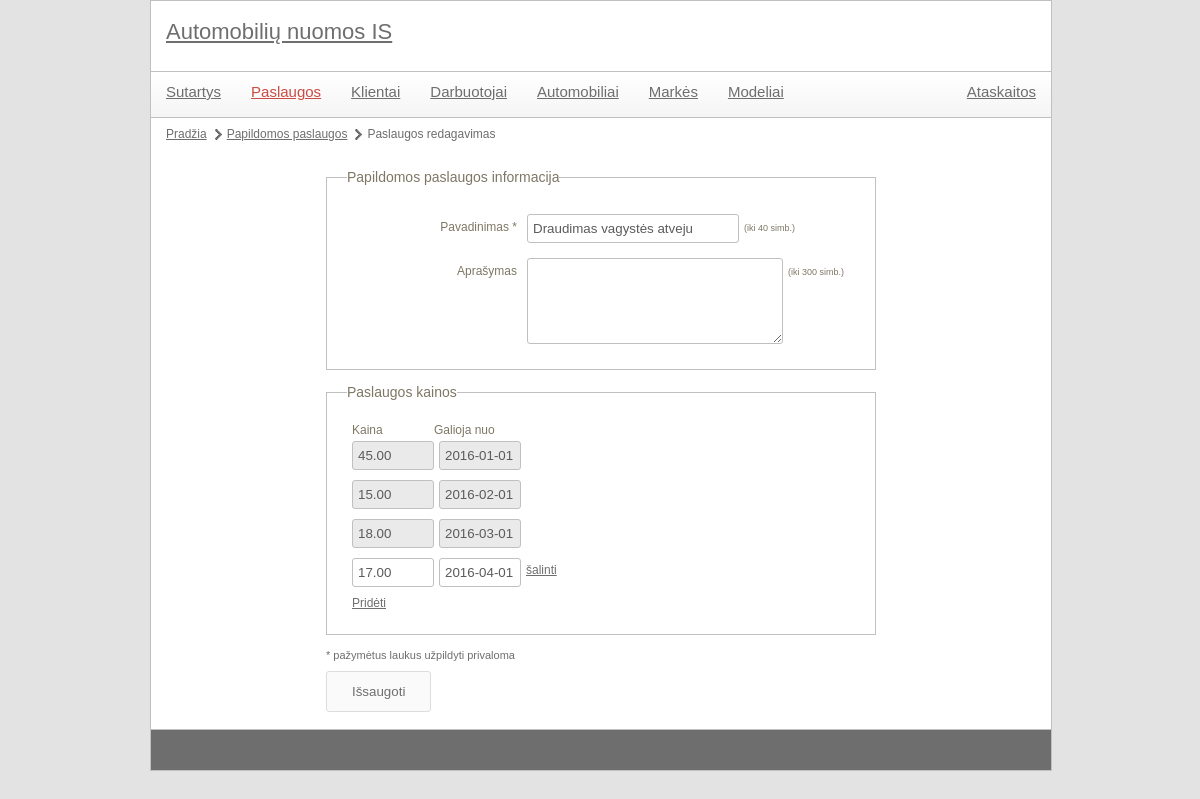
Screenshot of /autonuoma/index.php?module=service&action=edit&id=1 with the database file from the repository.
### tables this page shows
CREATE TABLE `pavyzdys_paslaugos` (
  `id` int(11) NOT NULL,
  `pavadinimas` varchar(40) NOT NULL,
  `aprasymas` varchar(300) DEFAULT NULL
);

CREATE TABLE `pavyzdys_paslaugu_kainos` (
  `fk_paslauga` int(11) NOT NULL,
  `galioja_nuo` date NOT NULL,
  `galioja_iki` date DEFAULT NULL,
  `kaina` decimal(5,2) NOT NULL
);

### autonuoma/controls/service_edit.php (called while the page is built, shortened)
<?php
include 'libraries/contracts.class.php';
$contractsObj = new contracts();
include 'libraries/services.class.php';
$servicesObj = new services();
$data = array();
$required = array('pavadinimas', 'kainos', 'datos');
$maxLengths = array (
	'pavadinimas' => 40,
	'aprasymas' => 300
);
if(!empty($_POST['submit'])) {
	$validations = array (
		'pavadinimas' => 'anything',
		'aprasymas' => 'anything',
		'kainos' => 'price',
		'datos' => 'date');
	include 'utils/validator.class.php';
	$validator = new validator($validations, $required, $maxLengths);
	if($validator->validate($_POST)) {
		$dataPrepared = $validator->preparePostFieldsForSQL();
		$servicesObj->updateService($dataPrepared);
		$deleteQueryClause = "";
		if(sizeof($dataPrepared['kainos']) > 0) {
			foreach($dataPrepared['kainos'] as $key=>$val) {
				if($dataPrepared['neaktyvus'][$key] == 1) {
					$deleteQueryClause .= " AND NOT `galioja_nuo`='" . $dataPrepared['datos'][$key] . "'";
				}
			}
		}
		$servicesObj->deleteServicePrices($dataPrepared['id'], $deleteQueryClause);
		$servicesObj->insertServicePrices($dataPrepared);
		header("Location: index.php?module={$module}&action=list");
		die();
	} else {
		$formErrors = $validator->getErrorHTML();
		$data = $_POST;
		if(isset($_POST['kainos']) && sizeof($_POST['kainos']) > 0) {
			$i = 0;
			foreach($_POST['kainos'] as $key => $val) {
				$data['paslaugos_kainos'][$i]['kaina'] = $val;
				$data['paslaugos_kainos'][$i]['galioja_nuo'] = $_POST['datos'][$key];
				$data['paslaugos_kainos'][$i]['neaktyvus'] = $_POST['neaktyvus'][$key];
				$i++;
			}
		}
	}
} else {
	if(!empty($id)) {
		$data = $servicesObj->getService($id);
		$tmp = $servicesObj->getServicePrices($id);
		if(sizeof($tmp) > 0) {
			foreach($tmp as $key => $val) {
				$priceCount = $contractsObj->getPricesCountOfOrderedServices($id, $val['galioja_nuo']);
				if($priceCount > 0) {
					$val['neaktyvus'] = 1;
				}
				$data['paslaugos_kainos'][] = $val;
			}
		}
	}
}
include 'templates/service_form.tpl.php';
?>

### autonuoma/index.php (called while the page is built, shortened)
<?php
	include 'utils/mysql.class.php';
	if(isset($_GET['module'])) {
		$module = mysql::escape($_GET['module']);
	}
	include 'templates/main.tpl.php';
?>

### autonuoma/utils/mysql.class.php (called while the page is built, shortened)
<?php
class mysql {
    protected static $connection;
    public static function connect() {
		if(!isset(self::$connection)) {
            self::$connection = new mysqli(config::DB_SERVER, config::DB_USERNAME, config::DB_PASSWORD, config::DB_NAME);
        }
        return self::$connection;
    }
    public static function query($query) {
        $connection = mysql::connect();
        $result = $connection->query($query);
        return $result;
    }
    public static function select($query) {
        $rows = array();
        $result = mysql::query($query);
        while ($row = $result->fetch_assoc()) {
            $rows[] = $row;
        }
        return $rows;
    }
	public static function escape($field) {
		$connection =  mysql::connect();
		return mysqli_real_escape_string($connection, $field);
	}
}

### autonuoma/libraries/services.class.php (called while the page is built, shortened)
<?php
class services {
	private $paslaugos_lentele = '';
	private $paslaugu_kainos_lentele = '';
	public function __construct() {
		$this->paslaugos_lentele = config::DB_PREFIX . 'paslaugos';
		$this->paslaugu_kainos_lentele = config::DB_PREFIX . 'paslaugu_kainos';
	}
	public function getServicePrices($serviceId) {
		$query = "  SELECT *
					FROM `{$this->paslaugu_kainos_lentele}`
					WHERE `fk_paslauga`='{$serviceId}'";
		$data = mysql::select($query);
		return $data;
	}
	public function getService($id) {
		$query = "  SELECT *
					FROM `{$this->paslaugos_lentele}`
					WHERE `id`='{$id}'";
		$data = mysql::select($query);
		return $data[0];
	}
}

### autonuoma/libraries/contracts.class.php (called while the page is built, shortened)
<?php
class contracts {
	private $uzsakytos_paslaugos_lentele = '';
	private $paslaugu_kainos_lentele = '';
	public function __construct() {
		$this->uzsakytos_paslaugos_lentele = config::DB_PREFIX . 'uzsakytos_paslaugos';
		$this->paslaugu_kainos_lentele = config::DB_PREFIX . 'paslaugu_kainos';
	}
	public function getPricesCountOfOrderedServices($serviceId, $validFrom) {
		$query = "  SELECT COUNT(`{$this->uzsakytos_paslaugos_lentele}`.`fk_paslauga`) AS `kiekis`
					FROM `{$this->paslaugu_kainos_lentele}`
						INNER JOIN `{$this->uzsakytos_paslaugos_lentele}`
							ON `{$this->paslaugu_kainos_lentele}`.`fk_paslauga`=`{$this->uzsakytos_paslaugos_lentele}`.`fk_paslauga` AND `{$this->paslaugu_kainos_lentele}`.`galioja_nuo`=`{$this->uzsakytos_paslaugos_lentele}`.`fk_kaina_galioja_nuo`
					WHERE `{$this->paslaugu_kainos_lentele}`.`fk_paslauga`='{$serviceId}' AND `{$this->paslaugu_kainos_lentele}`.`galioja_nuo`='{$validFrom}'";
		$data = mysql::select($query);
		return $data[0]['kiekis'];
	}
}

### autonuoma/templates/service_form.tpl.php (the view, shortened to what this page needs)
<ul id="pagePath">
	<li><a href="index.php">Pradžia</a></li>
	<li><a href="index.php?module=<?php echo $module; ?>&action=list">Papildomos paslaugos</a></li>
	<li><?php if(!empty($id)) echo "Paslaugos redagavimas"; else echo "Nauja paslauga"; ?></li>
</ul>
<div id="formContainer">
	<form action="" method="post">
		<fieldset>
			<legend>Papildomos paslaugos informacija</legend>
			<p>
				<label class="field" for="pavadinimas">Pavadinimas<?php echo in_array('pavadinimas', $required) ? '<span> *</span>' : ''; ?></label>
				<input type="text" id="pavadinimas" name="pavadinimas" class="textbox textbox-200" value="<?php echo isset($data['pavadinimas']) ? $data['pavadinimas'] : ''; ?>">
				<?php if(key_exists('pavadinimas', $maxLengths)) echo "<span class='max-len'>(iki {$maxLengths['pavadinimas']} simb.)</span>"; ?>
			</p>
			<p>
				<label class="field" for="aprasymas">Aprašymas<?php echo in_array('aprasymas', $required) ? '<span> *</span>' : ''; ?></label>
				<textarea id="aprasymas" name="aprasymas" class=""><?php echo isset($data['aprasymas']) ? $data['aprasymas'] : ''; ?></textarea>
				<?php if(key_exists('aprasymas', $maxLengths)) echo "<span class='max-len'>(iki {$maxLengths['aprasymas']} simb.)</span>"; ?>
			</p>
		</fieldset>
		<fieldset>
			<legend>Paslaugos kainos</legend>
			<div class="childRowContainer">
				<div class="labelLeft<?php if(empty($data['paslaugos_kainos']) || sizeof($data['paslaugos_kainos']) == 0) echo ' hidden'; ?>">Kaina</div>
				<div class="labelRight<?php if(empty($data['paslaugos_kainos']) || sizeof($data['paslaugos_kainos']) == 0) echo ' hidden'; ?>">Galioja nuo</div>
				<?php
					if(empty($data['paslaugos_kainos']) || sizeof($data['paslaugos_kainos']) == 0) {
				?>
					<div class="childRow hidden">
						<input type="text" name="kainos[]" value="" class="textbox textbox-70" disabled="disabled" />
						<input type="text" name="datos[]" value="" class="textbox textbox-70" disabled="disabled" />
						<input type="hidden" class="isDisabledForEditing" name="neaktyvus[]" value="0" />
						<a href="#" title="" class="removeChild">šalinti</a>
					</div>
					<div class="float-clear"></div>
				<?php
					} else {
						foreach($data['paslaugos_kainos'] as $key => $val) {
				?>
							<div class="childRow">
								<input type="text" name="kainos[]" value="<?php echo $val['kaina']; ?>" class="textbox textbox-70<?php if(isset($val['neaktyvus']) && $val['neaktyvus'] == 1) echo ' disabledInput'; ?>" />
								<input type="text" name="datos[]" value="<?php echo $val['galioja_nuo']; ?>" class="textbox textbox-70<?php if(isset($val['neaktyvus']) && $val['neaktyvus'] == 1) echo ' disabledInput'; ?>" />
								<a href="#" title="" class="removeChild<?php if(isset($val['neaktyvus']) && $val['neaktyvus'] == 1) echo " hidden"; ?>">šalinti</a>
							</div>
				<?php
						}
					}
				?>
			</div>
			<p id="newItemButtonContainer">
				<a href="#" title="" class="addChild">Pridėti</a>
			</p>
		</fieldset>
		<p class="required-note">* pažymėtus laukus užpildyti privaloma</p>
		<p>
			<input type="submit" class="submit button" name="submit" value="Išsaugoti">
		</p>
	</form>
</div>

### autonuoma/style/main.css (style rules this page uses)
body { color: #6e6e6e; font-family: Verdana, Geneva, sans-serif; font-size: 12px; background-color: #e3e3e3; width: 900px; margin: 0px auto; }
a { color: #6e6e6e; }
.disabledInput { pointer-events:none; color: #6e6e6e; background-color: #eaeaea; }
.button { background-color: #fafafa; border: 1px solid #ddd; padding: 12px 25px; display: block; text-decoration: none; color: #6e6e6e; border-radius: 3px; moz-border-radius: 3px; }
#contentMain #pagePath { margin: 10px 0px 10px 0px; display: block; float: left; }
#contentMain #pagePath li { float: left; display: block; margin-right: 5px; background: url(images/page-path-separator.png) center right no-repeat; padding-right: 15px; }
#contentMain #pagePath li:last-child { background: none; }
#contentMain .childRowContainer { margin-left: 5px; margin-bottom: 0px; }
#contentMain .childRowContainer a { margin-top: 6px; float: left; }
#contentMain p#newItemButtonContainer { margin-left: 5px; padding: 0px; margin-top: 0px; }
#formContainer { margin: 20px auto 17px auto; width: 550px; }
#formContainer p.required-note { margin-bottom: 10px; font-size: 11px; }
fieldset { width: 528px; margin-bottom: 15px; border: 1px solid #c0c0c0; color: #7D7764; padding: 25px 0px 25px 20px; }
legend { font-size: 14px; }
label.field { text-align: right; width: 165px; float: left; margin-top: 7px; margin-right: 10px; }
input.textbox { color: #5b5b5b; height: 25px; padding-left: 5px; padding-right: 5px; border-radius: 3px; -moz-border-radius: 3px; border: 1px solid #c0c0c0; }
input.textbox-200 { width: 200px; float: left; margin-bottom: 10px; }
input.textbox-70 { width: 70px; float: left; margin-bottom: 10px; }
fieldset p { clear: both; padding: 5px; }
textarea { height: 80px; width: 250px; color: #5b5b5b; border-radius: 3px; -moz-border-radius: 3px; border: 1px solid #c0c0c0; float: left; }
fieldset p span.max-len, fieldset p span.units { font-size: 9px; margin-left: 5px; line-height: 28px; }
.childRow input { float: left; margin-right: 5px; }
.childRowContainer .labelLeft, .childRowContainer .labelRight { float: left; width: 82px; margin-bottom: 5px; }

### rows the page displays
pavyzdys_paslaugos: pavadinimas "Draudimas vagystės atveju"
pavyzdys_paslaugu_kainos: kaina "45.00", galioja_nuo "2016-01-01"
pavyzdys_paslaugu_kainos: kaina "15.00", galioja_nuo "2016-02-01"
pavyzdys_paslaugu_kainos: kaina "18.00", galioja_nuo "2016-03-01"
pavyzdys_paslaugu_kainos: kaina "17.00", galioja_nuo "2016-04-01"

### other values shown
$maxLengths['pavadinimas'] "40"
$maxLengths['aprasymas'] "300"
